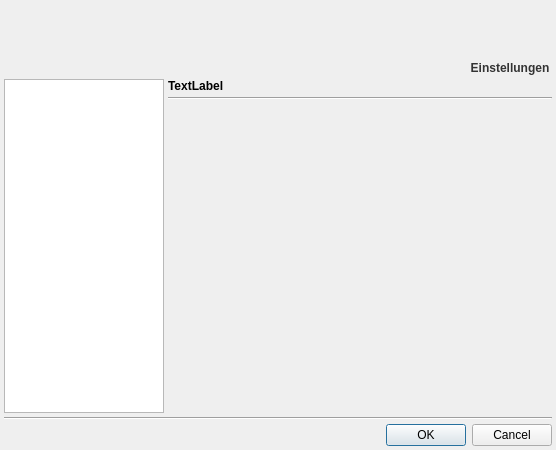
<ui version="4.0" >
 <class>ConfigDglClass</class>
 <widget class="QDialog" name="ConfigDglClass" >
  <property name="geometry" >
   <rect>
    <x>0</x>
    <y>0</y>
    <width>556</width>
    <height>450</height>
   </rect>
  </property>
  <property name="windowTitle" >
   <string>qVortaro - Einstellungen</string>
  </property>
  <layout class="QVBoxLayout" >
   <property name="spacing" >
    <number>4</number>
   </property>
   <property name="leftMargin" >
    <number>0</number>
   </property>
   <property name="topMargin" >
    <number>0</number>
   </property>
   <property name="rightMargin" >
    <number>0</number>
   </property>
   <property name="bottomMargin" >
    <number>0</number>
   </property>
   <item>
    <widget class="QFrame" name="frame" >
     <property name="minimumSize" >
      <size>
       <width>16</width>
       <height>75</height>
      </size>
     </property>
     <property name="frameShape" >
      <enum>QFrame::NoFrame</enum>
     </property>
     <property name="frameShadow" >
      <enum>QFrame::Raised</enum>
     </property>
     <layout class="QHBoxLayout" >
      <property name="spacing" >
       <number>0</number>
      </property>
      <property name="leftMargin" >
       <number>0</number>
      </property>
      <property name="topMargin" >
       <number>0</number>
      </property>
      <property name="rightMargin" >
       <number>0</number>
      </property>
      <property name="bottomMargin" >
       <number>0</number>
      </property>
      <item>
       <widget class="QLabel" name="label_5" >
        <property name="text" >
         <string/>
        </property>
        <property name="pixmap" >
         <pixmap resource="../qvortaro.qrc" >:/dlgTopVortaro</pixmap>
        </property>
       </widget>
      </item>
      <item>
       <widget class="QLabel" name="label_6" >
        <property name="styleSheet" >
         <string>font-weight:bold;
color: #333;</string>
        </property>
        <property name="text" >
         <string>Einstellungen  </string>
        </property>
        <property name="alignment" >
         <set>Qt::AlignBottom|Qt::AlignRight|Qt::AlignTrailing</set>
        </property>
       </widget>
      </item>
     </layout>
    </widget>
   </item>
   <item>
    <layout class="QVBoxLayout" >
     <property name="spacing" >
      <number>4</number>
     </property>
     <property name="leftMargin" >
      <number>4</number>
     </property>
     <property name="topMargin" >
      <number>0</number>
     </property>
     <property name="rightMargin" >
      <number>4</number>
     </property>
     <property name="bottomMargin" >
      <number>4</number>
     </property>
     <item>
      <layout class="QHBoxLayout" >
       <property name="spacing" >
        <number>4</number>
       </property>
       <item>
        <widget class="QListWidget" name="list" >
         <property name="minimumSize" >
          <size>
           <width>160</width>
           <height>0</height>
          </size>
         </property>
         <property name="maximumSize" >
          <size>
           <width>160</width>
           <height>16777215</height>
          </size>
         </property>
         <property name="iconSize" >
          <size>
           <width>160</width>
           <height>64</height>
          </size>
         </property>
         <property name="movement" >
          <enum>QListView::Static</enum>
         </property>
         <property name="flow" >
          <enum>QListView::LeftToRight</enum>
         </property>
         <property name="spacing" >
          <number>4</number>
         </property>
         <property name="gridSize" >
          <size>
           <width>160</width>
           <height>-1</height>
          </size>
         </property>
         <property name="viewMode" >
          <enum>QListView::IconMode</enum>
         </property>
         <property name="uniformItemSizes" >
          <bool>true</bool>
         </property>
         <property name="wordWrap" >
          <bool>true</bool>
         </property>
        </widget>
       </item>
       <item>
        <layout class="QVBoxLayout" >
         <property name="spacing" >
          <number>4</number>
         </property>
         <item>
          <widget class="QLabel" name="caption" >
           <property name="font" >
            <font>
             <weight>75</weight>
             <bold>true</bold>
            </font>
           </property>
           <property name="text" >
            <string>TextLabel</string>
           </property>
          </widget>
         </item>
         <item>
          <widget class="Line" name="line" >
           <property name="orientation" >
            <enum>Qt::Horizontal</enum>
           </property>
          </widget>
         </item>
         <item>
          <widget class="QStackedWidget" name="sw" >
           <widget class="QWidget" name="page" />
           <widget class="QWidget" name="page_2" />
          </widget>
         </item>
        </layout>
       </item>
      </layout>
     </item>
     <item>
      <widget class="Line" name="line_2" >
       <property name="orientation" >
        <enum>Qt::Horizontal</enum>
       </property>
      </widget>
     </item>
     <item>
      <widget class="QDialogButtonBox" name="buttonBox" >
       <property name="orientation" >
        <enum>Qt::Horizontal</enum>
       </property>
       <property name="standardButtons" >
        <set>QDialogButtonBox::Cancel|QDialogButtonBox::NoButton|QDialogButtonBox::Ok</set>
       </property>
      </widget>
     </item>
    </layout>
   </item>
  </layout>
 </widget>
 <resources>
  <include location="../qvortaro.qrc" />
 </resources>
 <connections>
  <connection>
   <sender>buttonBox</sender>
   <signal>accepted()</signal>
   <receiver>ConfigDglClass</receiver>
   <slot>accept()</slot>
   <hints>
    <hint type="sourcelabel" >
     <x>227</x>
     <y>496</y>
    </hint>
    <hint type="destinationlabel" >
     <x>157</x>
     <y>274</y>
    </hint>
   </hints>
  </connection>
  <connection>
   <sender>buttonBox</sender>
   <signal>rejected()</signal>
   <receiver>ConfigDglClass</receiver>
   <slot>reject()</slot>
   <hints>
    <hint type="sourcelabel" >
     <x>295</x>
     <y>502</y>
    </hint>
    <hint type="destinationlabel" >
     <x>286</x>
     <y>274</y>
    </hint>
   </hints>
  </connection>
  <connection>
   <sender>list</sender>
   <signal>currentRowChanged(int)</signal>
   <receiver>sw</receiver>
   <slot>setCurrentIndex(int)</slot>
   <hints>
    <hint type="sourcelabel" >
     <x>121</x>
     <y>125</y>
    </hint>
    <hint type="destinationlabel" >
     <x>267</x>
     <y>125</y>
    </hint>
   </hints>
  </connection>
 </connections>
</ui>
